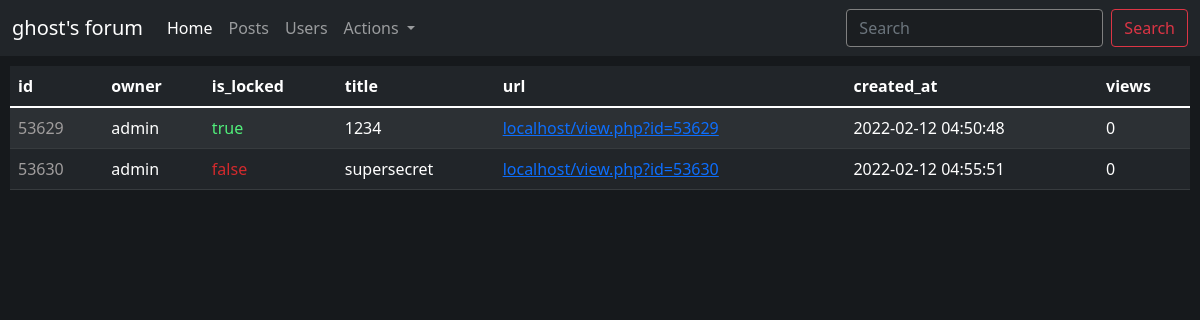
/posts.php, run on the app's committed database.
### tables this page shows
CREATE TABLE `posts` (
  `id` int(11) NOT NULL AUTO_INCREMENT,
  `owner` varchar(255) NOT NULL,
  `title` varchar(255) NOT NULL,
  `views` int(11) NOT NULL DEFAULT 0,
  `password` varchar(255) NOT NULL,
  `is_locked` tinyint(1) NOT NULL DEFAULT 0,
  `message` text NOT NULL,
  `created_at` timestamp NOT NULL DEFAULT current_timestamp(),
  `updated_at` datetime DEFAULT current_timestamp() ON UPDATE current_timestamp(),
  PRIMARY KEY (`id`)
);

### posts.php (the view, shortened to what this page needs)
<?php
include "ySBygAiZxjA3Izh.php";
global $hd;
$db = $hd->prepare("SELECT * FROM posts");
$db->execute();
$f = $db->fetchAll();
?>
<body>
<div style="padding: 10px; color: white;">
<table class="table table-dark table-striped" style="width: 100%; color: white;">
  <thead>
    <tr>
      <th scope="col">id</th>
      <th scope="col">owner</th>
      <th scope="col">is_locked</th>
      <th scope="col">title</th>
      <th scope="col">url</th>
      <th scope="col">created_at</th>
      <th scope="col">views</th>
    </tr>
  </thead>
  <tbody id="14842">
  <?php
      foreach ($f as $e) {
        $url = "localhost/view.php?id=".$e['id'];
        $fuck = "/view.php?id=".$e['id'];
        $t_f = $e['is_locked'] ? 'true' : 'false';
        if ($t_f == 'true') {$color = '#51ef7b';} else {$color = '#d32a2d';}
        echo '<tr><td style="color: #a09d9d;">'.htmlspecialchars($e['id']).'</td><td>'.htmlspecialchars($e['owner']).'</td><td style="color: '.$color.'">'.htmlspecialchars($t_f).'</td><td>'.htmlspecialchars($e['title']).'</td><td><a href="'.htmlspecialchars($fuck).'">'.htmlspecialchars($url).'</a></td><td>'.htmlspecialchars($e['created_at']).'</td><td>'.htmlspecialchars($e['views']).'</td></tr>';
      }
    ?>
  </tbody>
</table>
</div>
</body>

### data on the page
posts: id "53629", owner "admin", is_locked "true", title "1234", id "localhost/view.php?id=53629", created_at "2022-02-12 04:50:48", views "0"
posts: id "53630", owner "admin", is_locked "false", title "supersecret", id "localhost/view.php?id=53630", created_at "2022-02-12 04:55:51", views "0"
